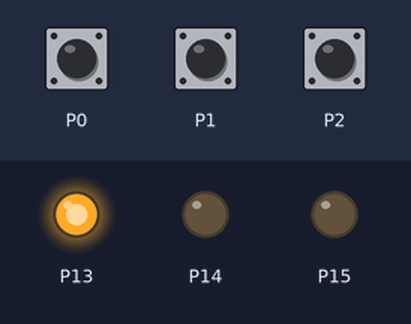
A program run on a simulated BBC micro:bit running MicroPython. Shown: output pins drawn as LEDs (lit = HIGH). The test bench sets the inputs (shaded band). Random numbers come from a fixed seed.

Above: at 3.9 s.
4.0 s: touch pin P1 pressed for 1 s
At 10.8 s:
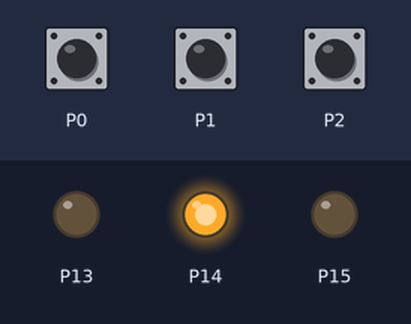
15.0 s: touch pin P0 pressed for 0.15 s
At 19.7 s:
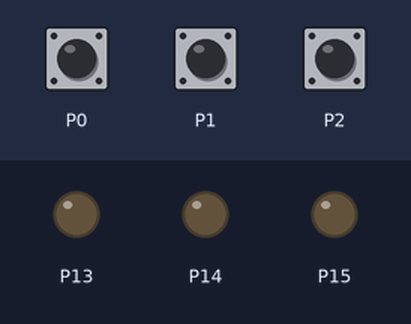
At 24.7 s:
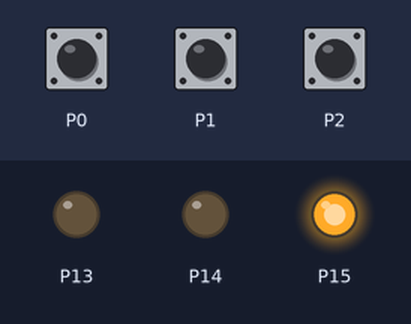
Timing chart, 0 to 26.5 s (numbered marks = the images above; inputs shaded):
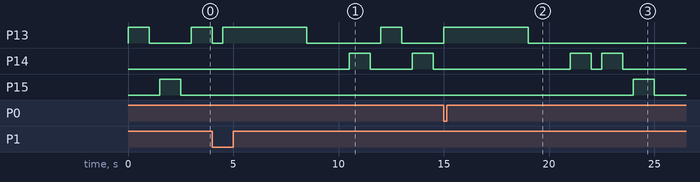

The program:

SimonSays.py
```python
from microbit import *
import random

class Light: #custom light commands for easier understanding and automation with arrays
    def on(colour):
        if colour == 1:
            pin13.write_digital(1)
        elif colour == 2:
            pin14.write_digital(1)
        else:
            pin15.write_digital(1)

    def off(colour):
        if colour == 1:
            pin13.write_digital(0)
        elif colour == 2:
            pin14.write_digital(0)
        else:
            pin15.write_digital(0)

class Game: #contains all variables and functions for the main game part
    combination = []
    playerInput = []
    integer = 0

    def __init__(self, length): #creates initial combination
        i = 0
        while i < length:
            integer = random.randint(1, 3)
            if len(self.combination) >= 2:
                if self.combination[i - 2] == integer and self.combination[i - 1] == integer: #checks if a number is repeating more than twice
                    continue
            self.combination.append(integer)
            i += 1

    def hardReset(self, length): #used on failed attempt to reset variables and create new combination
        self.combination = []
        self.playerInput = []
        i = 0
        while i < length:
            integer = random.randint(1, 3)
            if len(self.combination) >= 2:
                if self.combination[i - 2] == integer and self.combination[i - 1] == integer:
                    continue
            self.combination.append(integer)
            i += 1

    def increment(self): #increments combination by 1
        while True:
            integer = random.randint(1, 3)
            if self.combination[-2] == integer and self.combination[-1] == integer: #checks if a number is repeating more than twice
                continue
            self.combination.append(integer)
            break
        self.playerInput = [] #resets input

    def verifyInput(self, index):
        if self.combination[index] != self.playerInput[index]:
            return False
        return True

gameObj = Game(3)
success = True

while True:
    for n in range(7): #eventual combination length of 9

        #display combination
        for j in gameObj.combination:
            Light.on(j)
            sleep(1000)
            Light.off(j)
            sleep(500)

        i = 0 #defines and resets counter

        #user tries to guess combination
        while i < (n + 3):
            if pin0.is_touched():
                gameObj.playerInput.append(1)
                if not gameObj.verifyInput(i):
                    success = False
                    break
                i += 1
                sleep(500)
            if pin1.is_touched():
                gameObj.playerInput.append(2)
                if not gameObj.verifyInput(i):
                    success = False
                    break
                i += 1
                sleep(500)
            if pin2.is_touched():
                gameObj.playerInput.append(3)
                if not gameObj.verifyInput(i):
                    success = False
                    break
                i += 1
                sleep(500)

        #restarts game on unsuccessful try
        if not success:
            Light.on(1)
            sleep(4000)
            Light.off(1)
            sleep(2000)
            gameObj.hardReset(3)
            break

        #increment to next combination
        gameObj.increment()

    #win condition; ends game
    if success:
        Light.on(3)
        break

    success = True #resets success variable after failed attempt
```

Measured:
- after the input at 4.0 s, P14: alternates HIGH for 1.0 s and LOW for 2.0 s, starting after 6.5 s
- after the input at 15.0 s, P13: LOW → HIGH at once, → LOW 4.0 s later; P14: alternates HIGH for 1.0 s and LOW for 0.50 s, 4 changes in all, then stays LOW, starting after 6.0 s; P15: LOW → HIGH after 9.0 s, → LOW 1.0 s later
